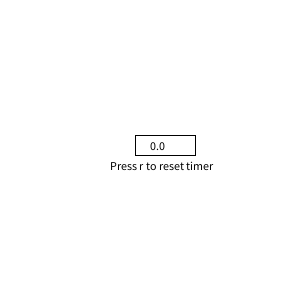
Frame 1 (no input)
Frame 60 (the mouse pressed at the canvas centre just before this capture): identical to frame 1, image omitted
Frame 120 (the mouse held since frame 60 and released just before this capture): identical to frame 1, image omitted

The Processing sketch that drew this single still picture (run headless with seeded random() and noise(); from frame 60 on, the mouse is pressed at the canvas centre):

// Processing sketch: H12Opd4
// ── H12Opd4.pde
int secondes = 0;
int millis = 0;
int j = 3;
int i;
int millis2;


void setup(){
  size(300,300);
  background(255,255,255);
}



void keyPressed(){
  if(keyCode == 32){
    j++;
    millis2 = millis();
  }
  if(key == 'r'){
    secondes = 0;
    millis = 0;
  }
}

void draw(){
  background(255,255);
 i=j%2;
 if(i == 0){
  millis = millis()%1000;
  secondes = (millis()-millis2)/1000;
 }
  fill(255,255,255);
  rect(135,135,60,20);
  fill(0,0,0);
  text(secondes+"."+millis,150,150);
  text("Press r to reset timer",110,170);
 }
